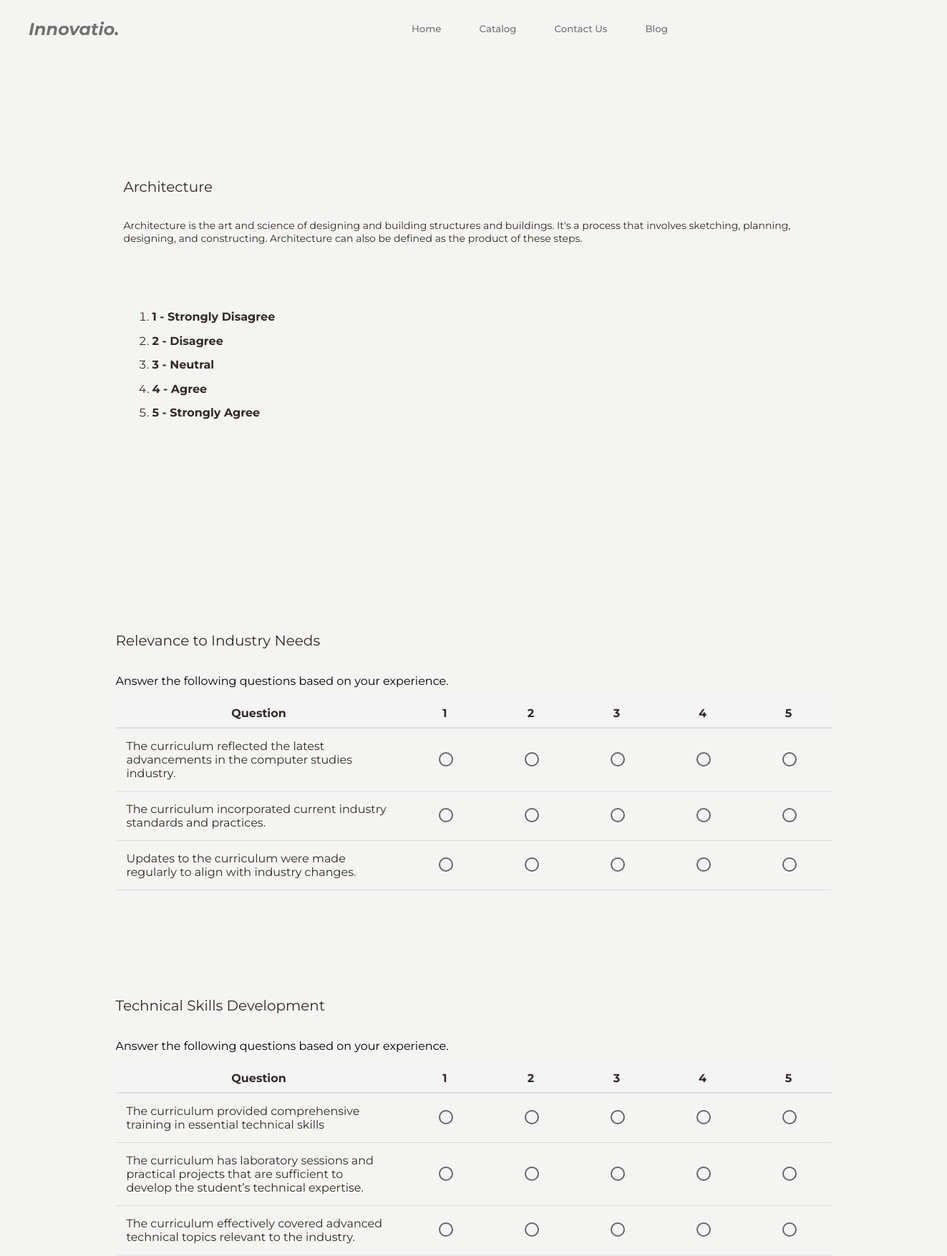
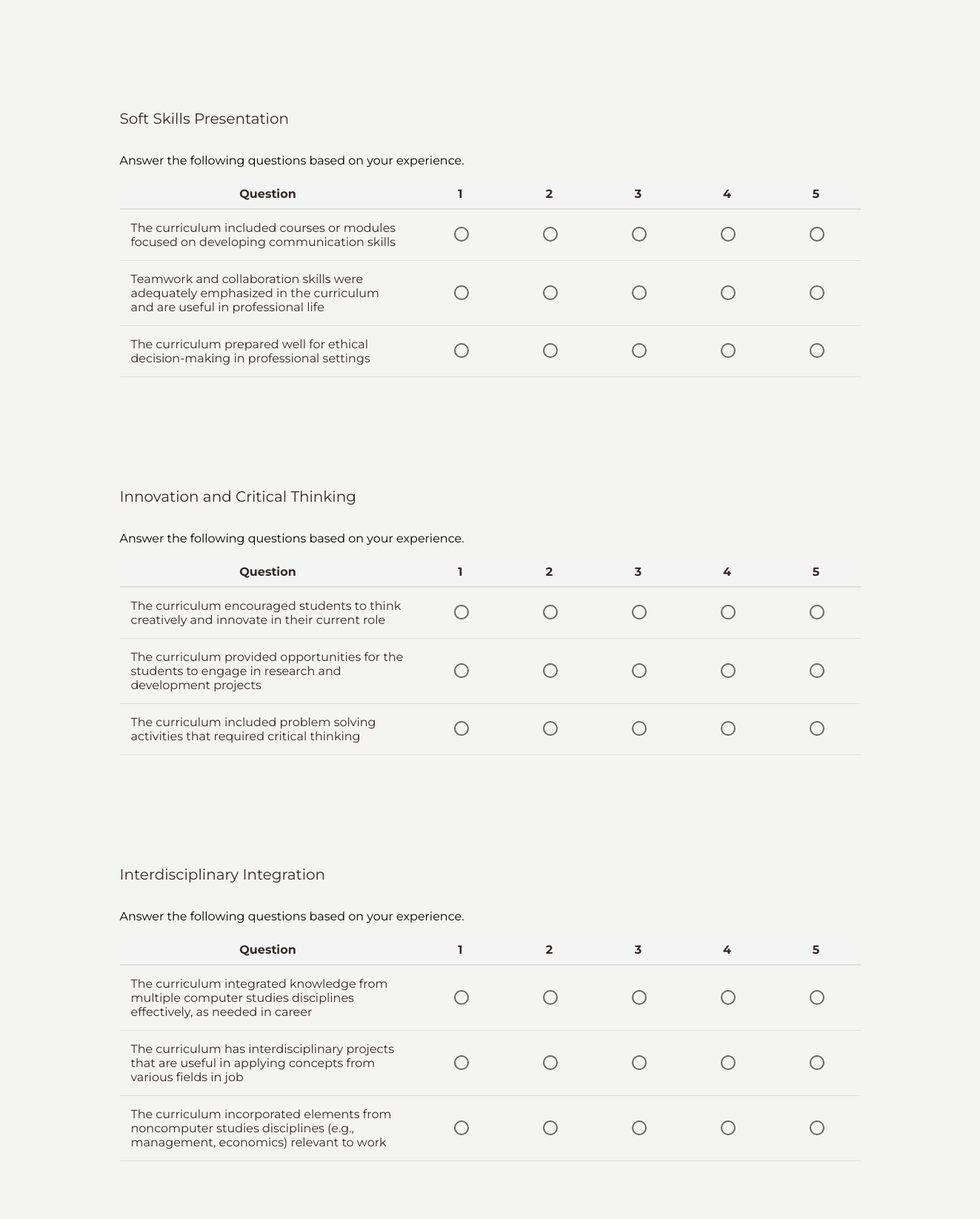
/pages/evaluation.php?course_id=5&evaluation_id=12 (upper part), run on the app's committed database (2 pictures, top to bottom).
### tables this page shows
CREATE TABLE `courses` (
  `course_id` int(11) NOT NULL,
  `course_name` varchar(255) NOT NULL,
  `course_description` text DEFAULT NULL,
  `course_cover` varchar(256) NOT NULL,
  `active_flag` tinyint(1) NOT NULL COMMENT '0 = inactive\r\n1 = active\r\n2 = pending'
);

CREATE TABLE `criteria` (
  `criteria_id` int(10) NOT NULL,
  `criteria_name` text NOT NULL,
  `evaluator_type` enum('Student','Faculty','Alumni') NOT NULL,
  `active_flag` tinyint(1) NOT NULL
);

CREATE TABLE `questionnaire` (
  `question_id` int(1) NOT NULL,
  `question` text NOT NULL,
  `criteria_id` int(11) NOT NULL
);

### pages/evaluation.php (the view, shortened to what this page needs)
<?php
$servername = "localhost";
$username = "root";
$password = "";
$database = "evala_db1";
$con = new mysqli($servername, $username, $password, $database);
if (isset($_GET['course_id'])) {
    $course_id = $_GET['course_id'];
    $course_query = "SELECT course_name, course_description FROM courses WHERE course_id = ?";
    $stmt = $con->prepare($course_query);
    $stmt->bind_param("i", $course_id);
    $stmt->execute();
    $stmt->store_result();
    $stmt->bind_result($course_name, $course_description);
} else {
    session_start();
    session_destroy();
    header("Location: ../pages/login.php");
    exit();
}
?>
<?php
$course_query = "SELECT course_name FROM courses WHERE course_id = ?";
$course_stmt = $con->prepare($course_query);
$course_stmt->bind_param("i", $course_id);
$course_stmt->execute();
$course_result = $course_stmt->get_result();
if ($course_result->num_rows > 0) {
    $course_row = $course_result->fetch_assoc();
    $course_name = $course_row['course_name'];
} else {
    die("Error: Course not found.");
}
?>
<!DOCTYPE html>
<html>
<head>
    <link rel="stylesheet" href="../css/global.css" />
    <link rel="stylesheet" href="../css/evaluation.css" />
</head>
<body>
    <div class="questionnaire">
        <div class="navigator">
            <?php include('../components/nav.php') ?>
        </div>
        <div class="frame-2">
            <div class="frame-wrapper">
                <div class="frame-3">
                    <div class="text-wrapper-3">
                        <?php
                        echo htmlspecialchars($course_name);
                        ?>
                    </div>
                    <p class="p">
                        <?php
                        echo htmlspecialchars($course_description);
                        ?>
                    </p>
                </div>
                <div class="frame-3">
                    <ol>
                        <li><strong>1 - Strongly Disagree</strong></li>
                        <li><strong>2 - Disagree</strong></li>
                        <li><strong>3 - Neutral</strong></li>
                        <li><strong>4 - Agree</strong></li>
                        <li><strong>5 - Strongly Agree</strong></li>
                    </ol>
                </div>
            </div>
        </div>
        <div class="questionnaire-evaluation">
            <?php
            $course_id = $_GET['course_id'];
            $evaluation_id = $_GET['evaluation_id'];
            $evaluation_query = "SELECT * FROM evaluations WHERE evaluation_id = ? AND course_id = ?";
            $stmt = $con->prepare($evaluation_query);
            $stmt->bind_param("ii", $evaluation_id, $course_id);
            $stmt->execute();
            $evaluation_result = $stmt->get_result();
            if ($evaluation_result->num_rows > 0) {
                $evaluation_row = $evaluation_result->fetch_assoc();
                $evaluator_type = $evaluation_row['evaluator_type'];
            } else {
                die("Error: Evaluation not found.");
            }
            $criteria_query = "SELECT * FROM criteria WHERE evaluator_type = ? AND active_flag = 1";
            $criteria_stmt = $con->prepare($criteria_query);
            $criteria_stmt->bind_param("s", $evaluator_type);
            $criteria_stmt->execute();
            $criteria_result = $criteria_stmt->get_result();
            ?>
            <form method="POST">
                <?php
                if ($criteria_result->num_rows > 0) {
                    while ($criteria_row = $criteria_result->fetch_assoc()) {
                        $criteria_id = $criteria_row['criteria_id'];
                        $criteria_name = $criteria_row['criteria_name'];
                        ?>
                        <div class="per-section">
                            <div class="frame-3">
                                <div class="text-wrapper-3"><?php echo htmlspecialchars($criteria_name); ?></div>
                                <p>Answer the following questions based on your experience.</p>
                            </div>
                            <div class="questionnaire-per-section">
                                <table>
                                    <thead>
                                        <tr>
                                            <th>Question</th>
                                            <th>1</th>
                                            <th>2</th>
                                            <th>3</th>
                                            <th>4</th>
                                            <th>5</th>
                                        </tr>
                                    </thead>
                                    <tbody>
                                        <?php
                                        $questions_query = "SELECT * FROM questionnaire WHERE criteria_id = ?";
                                        $questions_stmt = $con->prepare($questions_query);
                                        $questions_stmt->bind_param("i", $criteria_id);
                                        $questions_stmt->execute();
                                        $questions_result = $questions_stmt->get_result();
                                        if ($questions_result->num_rows > 0) {
                                            while ($question_row = $questions_result->fetch_assoc()) {
                                                ?>
                                                <tr>
                                                    <td class="question"><?php echo htmlspecialchars($question_row['question']); ?></td>
                                                    <td><input type="radio" name="answers[<?php echo $question_row['question_id']; ?>]"
                                                            value="1" required></td>
                                                    <td><input type="radio" name="answers[<?php echo $question_row['question_id']; ?>]"
                                                            value="2"></td>
                                                    <td><input type="radio" name="answers[<?php echo $question_row['question_id']; ?>]"
                                                            value="3"></td>
                                                    <td><input type="radio" name="answers[<?php echo $question_row['question_id']; ?>]"
                                                            value="4"></td>
                                                    <td><input type="radio" name="answers[<?php echo $question_row['question_id']; ?>]"
                                                            value="5"></td>
                                                </tr>
                                                <?php
                                            }
                                        } else {
                                            echo "<tr><td colspan='6'>No questions available for this section.</td></tr>";
                                        }
                                        ?>
                                    </tbody>
                                </table>
                            </div>
                        </div>
                        <?php
                    }
                } else {
                    echo "No active criteria found for this evaluation.";
                }
                ?>
            </form>
        </div>
        <?php include '../components/footer.php' ?>
    </div>
</body>
</html>

### css/global.css (style rules this page uses)
* { -webkit-font-smoothing: antialiased; box-sizing: border-box; }
html, body { margin: 0px; height: 100%; }
body { margin: 0; line-height: normal; }
:root { --font-montserrat: Montserrat; --font-size-mini: 15px; --font-size-xl: 20px; --color-dimgray-100: #685f5f; --gap-mini: 15px; --gap-4xl: 23px; --padding-11xs: 2px; --padding-3xs: 10px; }
:root { --text-color: #342928; --background-color: #f4f4f3; --gray-color: #ebebeb; --placeholder: #a6a6a6; --text-gray: #727271; }
:root { --dark-button: #342928; --dark-button-hover: #523f3e; }
:root { --hollow-button: #342928; --hollow-button-hover: #e8e8e7; }

### css/evaluation.css (style rules this page uses)
.questionnaire { display: flex; flex-direction: column; align-items: center; gap: 100px; position: relative; background-color: var(--background-color); margin-top: 100px; }
.per-section { margin-top: 150px; }
.questionnaire .frame-2 { display: inline-flex; margin-top: 150px; flex-direction: column; align-items: center; gap: 27px; position: relative; flex: 0 0 auto; }
.questionnaire .frame-wrapper { display: flex; flex-direction: column; width: 978px; align-items: flex-start; position: relative; flex: 0 0 auto; }
.questionnaire .frame-3 { display: flex; flex-direction: column; align-items: flex-start; gap: 19px; position: relative; align-self: stretch; width: 100%; flex: 0 0 auto; }
.questionnaire .text-wrapper-3 { position: relative; align-self: stretch; margin-top: -1px; font-family: "Montserrat", Helvetica; font-weight: 400; color: var(--text-color); font-size: 20px; letter-spacing: 0; line-height: normal; }
.questionnaire .p { position: relative; align-self: stretch; height: 94px; font-family: "Montserrat", Helvetica; font-weight: 400; color: var(--text-color); font-size: 14px; letter-spacing: 0; line-height: normal; }
.questionnaire-evaluation { font-family: "Montserrat", Helvetica; margin: 20px; }
table { border-collapse: collapse; border-spacing: 0; width: 1000px; color: var(--text-color); }
thead th { background-color: #f4f4f4; padding: 10px; text-align: center; border-bottom: 2px solid #ddd; }
tbody td { padding: 15px; text-align: center; border-bottom: 1px solid #ddd; }
.question { text-align: left; width: 40%; }
input[type="radio"] { appearance: none; -webkit-appearance: none; width: 20px; height: 20px; border: 2px solid #666; border-radius: 50%; outline: none; cursor: pointer; transition: background-color 0.2s, border-color 0.3s; }
:root { --text-color: #007bff; }
ol li { font-family: "Montserrat", Helvetica, Arial, sans-serif; font-size: 16px; margin-bottom: 8px; line-height: 1.6; color: var(--text-color); }

### components/nav.css (style rules this page uses)
body { background-color: #f4f4f3; }
.navigator { display: flex; justify-content: space-between; align-items: center; position: fixed; top: 0; left: 0; width: 100%; background-color: #f4f4f3; z-index: 1000; }

### data on the page
courses: course_name "Architecture", course_description "Architecture is the art and science of designing and building structures and buildings. It's a process that involves sketching, planning, designing, and constructing. Architecture can also be defined as the product of these steps."
criteria: criteria_name "Relevance to Industry Needs"
questionnaire: question "The curriculum reflected the latest advancements in the computer studies industry."
questionnaire: question "The curriculum incorporated current industry standards and practices."
questionnaire: question "Updates to the curriculum were made regularly to align with industry changes."
criteria: criteria_name "Technical Skills Development"
questionnaire: question "The curriculum provided comprehensive training in essential technical skills"
questionnaire: question "The curriculum has laboratory sessions and practical projects that are sufficient to develop the student’s technical expertise."
questionnaire: question "The curriculum effectively covered advanced technical topics relevant to the industry."
criteria: criteria_name "Soft Skills Presentation"
questionnaire: question "The curriculum included courses or modules focused on developing communication skills"
questionnaire: question "Teamwork and collaboration skills were adequately emphasized in the curriculum and are useful in professional life"
questionnaire: question "The curriculum prepared well for ethical decision-making in professional settings"
criteria: criteria_name "Innovation and Critical Thinking"
questionnaire: question "The curriculum encouraged students to think creatively and innovate in their current role"
questionnaire: question "The curriculum provided opportunities for the students to engage in research and development projects"
questionnaire: question "The curriculum included problem solving activities that required critical thinking"
criteria: criteria_name "Interdisciplinary Integration"
questionnaire: question "The curriculum integrated knowledge from multiple computer studies disciplines effectively, as needed in career"
questionnaire: question "The curriculum has interdisciplinary projects that are useful in applying concepts from various fields in job"
questionnaire: question "The curriculum incorporated elements from noncomputer studies disciplines (e.g., management, economics) relevant to work"
